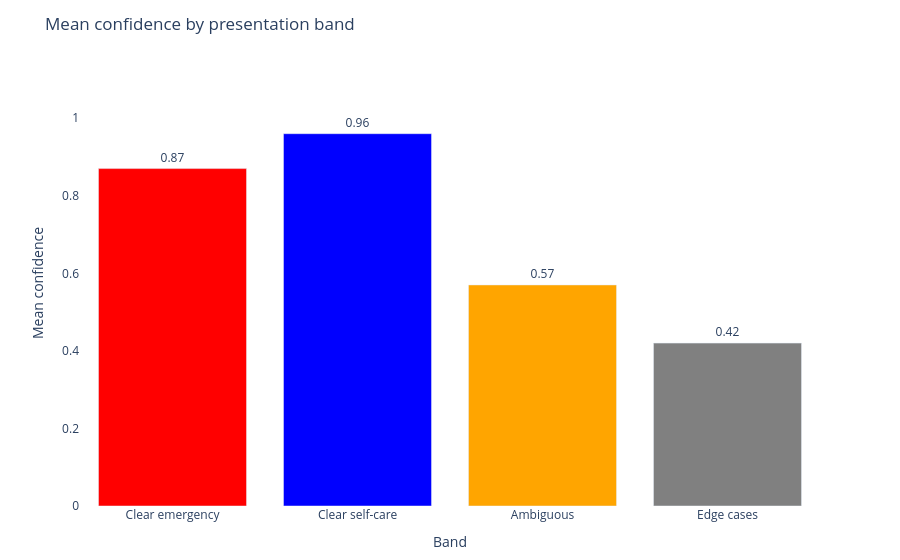

Source (notebook cell):
### Markdown cell above
## 7. Confidence by band

Emergency and Self-Care should produce high confidence. Ambiguous and edge cases should produce lower confidence. When in doubt, the instructions tell Jev to assign the more urgent pathway -- a conservative bias appropriate for medical triage.

### Code cell
band_order  = ["clear_emergency", "clear_self_care", "ambiguous", "edge"]
band_labels = {
    "clear_emergency": "Clear emergency",
    "clear_self_care": "Clear self-care",
    "ambiguous":       "Ambiguous",
    "edge":            "Edge cases",
}

band_summary = (
    results_df
    .groupby("band")
    .agg(
        mean_confidence=("confidence", "mean"),
        count          =("id",         "count"),
    )
    .reset_index()
)
band_summary["band"] = pd.Categorical(
    band_summary["band"], categories=band_order, ordered=True
)
band_summary = band_summary.sort_values("band")
band_summary["band_label"] = band_summary["band"].map(band_labels)
band_summary["mean_confidence"] = band_summary["mean_confidence"].round(2)

# Add pathway breakdown
for pathway in ["Emergency", "Urgent Care", "Routine", "Self-Care"]:
    band_summary[pathway] = band_summary["band"].apply(
        lambda b: (results_df[results_df["band"] == b]["pathway"] == pathway).sum()
    )

fig1 = go.Figure(go.Bar(
    x=band_summary["band_label"],
    y=band_summary["mean_confidence"],
    marker_color=["red", "blue", "orange", "grey"],
    text=[f"{v:.2f}" for v in band_summary["mean_confidence"]],
    textposition="outside",
))
fig1.update_layout(
    title="Mean confidence by presentation band",
    xaxis_title="Band",
    yaxis_title="Mean confidence",
    yaxis=dict(range=[0, 1.15]),
    plot_bgcolor="white",
    paper_bgcolor="white",
    font=dict(size=12),
    margin=dict(t=60, b=40),
)
fig1.show()

print()
print(band_summary[["band_label", "mean_confidence", "Emergency",
                     "Urgent Care", "Routine", "Self-Care"]].to_string(index=False))

### Figure 1 — Plotly figure (JSON) as saved in the notebook; plotly's stock layout.template omitted (floating-point values rounded to 4 significant figures)
{"data": [{"marker": {"color": ["red", "blue", "orange", "grey"]}, "text": ["0.87", "0.96", "0.57", "0.42"], "textposition": "outside", "type": "bar", "x": ["Clear emergency", "Clear self-care", "Ambiguous", "Edge cases"], "y": [0.87, 0.96, 0.57, 0.42]}], "layout": {"font": {"size": 12}, "margin": {"b": 40, "t": 60}, "paper_bgcolor": "white", "plot_bgcolor": "white", "title": {"text": "Mean confidence by presentation band"}, "xaxis": {"title": {"text": "Band"}}, "yaxis": {"range": [0, 1.15], "title": {"text": "Mean confidence"}}}}
